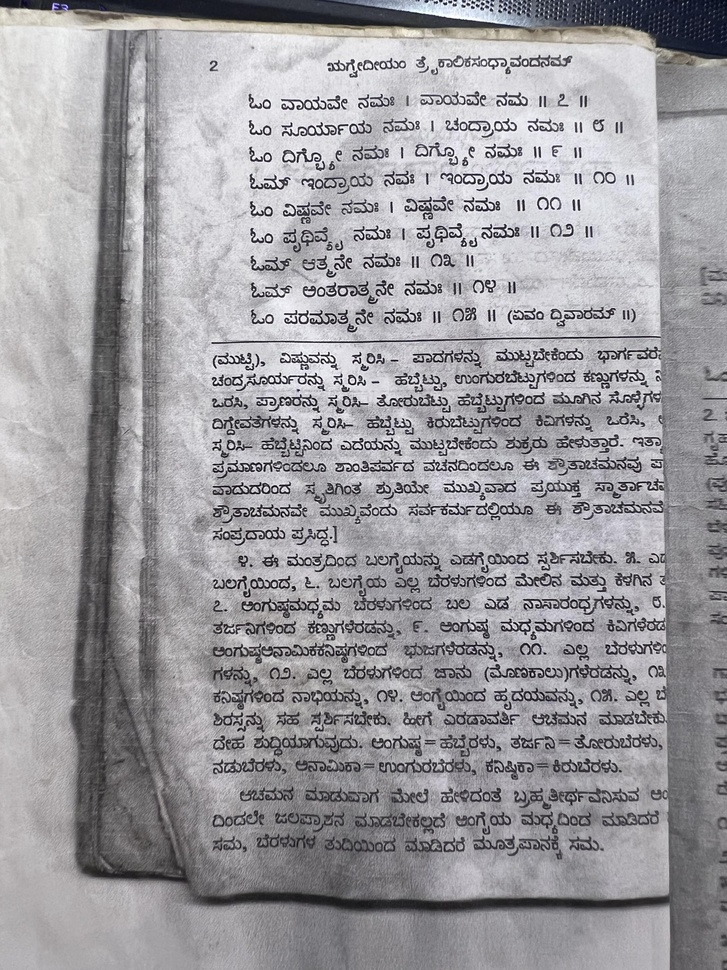
#> input picture kannada.jpg, 727 x 970 px, shrunk from 3024 x 4032 before the run
$ python ellipse_multiple.py
#> lines starting #> are read from the running program, lines starting #| are printed output that depends on the picture; after the words box and inside, x2 and y2 are one past the last pixel; in counts of white or black regions, pixels touching at a corner belong together
from sklearn.cluster import DBSCAN
import numpy as np
import cv2

def preprocess_image(image):
    # Convert image to grayscale
    gray = cv2.cvtColor(image, cv2.COLOR_BGR2GRAY)
    # Apply Gaussian blur to reduce noise
    blurred = cv2.GaussianBlur(gray, (5, 5), 0)
    # Apply adaptive thresholding to prepare for contour detection
    preprocessed_image = cv2.adaptiveThreshold(blurred, 255, cv2.ADAPTIVE_THRESH_GAUSSIAN_C,
                                               cv2.THRESH_BINARY_INV, 21, 20)
    return preprocessed_image

def get_text_bounding_boxes(preprocessed_image):
    # Find contours in the image
    contours, _ = cv2.findContours(preprocessed_image, cv2.RETR_EXTERNAL, cv2.CHAIN_APPROX_SIMPLE)
    # Calculate bounding boxes for each contour
    bounding_boxes = [cv2.boundingRect(cnt) for cnt in contours]
    return bounding_boxes

def find_ellipses_for_clusters(points):
    # Run DBSCAN clustering algorithm
    clustering = DBSCAN(eps=70, min_samples=5).fit(points)
    labels = clustering.labels_

    ellipses = []  # To store the ellipses for each cluster

    # Iterate through each cluster label except for noise (label == -1)
    for label in np.unique(labels[labels >= 0]):
        # Find points in this cluster
        cluster_points = points[labels == label]

        # Compute the minimum enclosing ellipse
        if cluster_points.shape[0] >= 5:  # cv2.fitEllipse requires at least 5 points
            formatted_points = np.array(cluster_points, dtype=np.float32)
            ellipse = cv2.fitEllipse(np.array(formatted_points))
            ellipses.append(ellipse)

    return ellipses

# Main processing pipeline
image_path = 'kannada.jpg'  # Replace with your image path
original_image = cv2.imread(image_path)
#> original_image is the input picture: shape (970, 727, 3); mean B, G, R 159.8, 155.8, 157.2
processed_image = preprocess_image(original_image)
#> in preprocess_image, `preprocessed_image = cv2.adaptiveThreshold(blurred, 255, cv2.ADAPTIVE_..`:
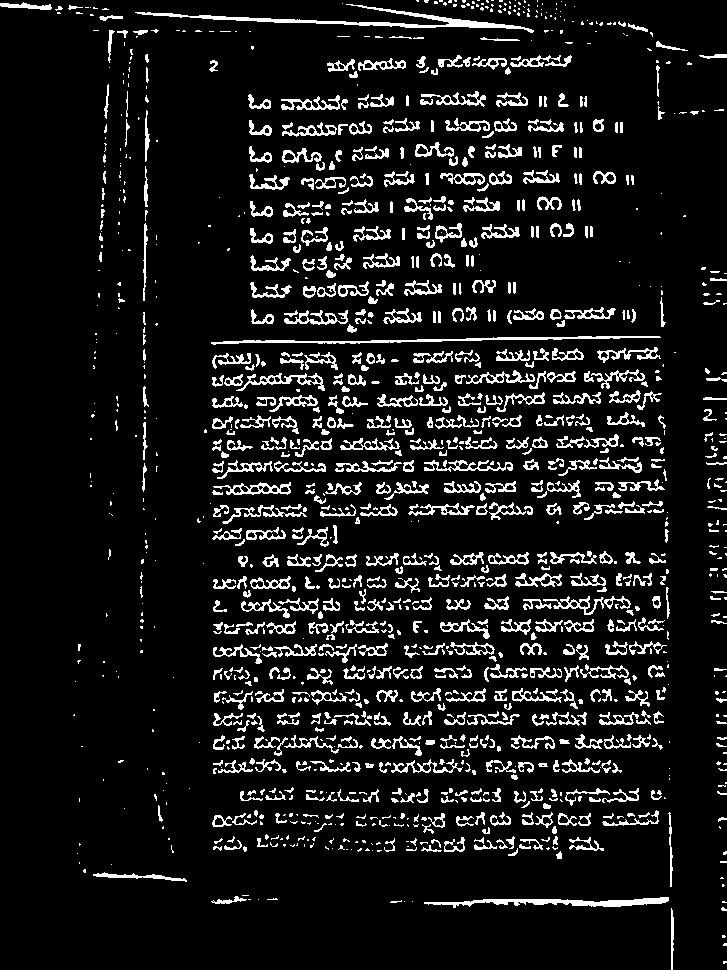
#> preprocessed_image: shape (970, 727); 9.7% white in thin lines or dots
bounding_boxes = get_text_bounding_boxes(processed_image)
#> in get_text_bounding_boxes, `contours, _ = cv2.findContours(preprocessed_image, cv2.RETR_EXTERNAL, ..`: contours = 1347 contours, 835 with area under 20; largest, box (x1, y1, x2, y2) and area: (135, 4, 534, 33) 1276, (424, 897, 669, 908) 916, (211, 336, 661, 345) 706, (213, 482, 291, 495) 488, (236, 373, 325, 391) 419
#> in get_text_bounding_boxes, `bounding_boxes = [cv2.boundingRect(cnt) for cnt in contours]`: bounding_boxes = 1347 items, first 6: (723, 961, 4, 3), (723, 943, 4, 3), (722, 935, 4, 3), (671, 908, 3, 62), (721, 907, 6, 4), (722, 901, 5, 2)

# Central points of bounding boxes (x+w/2, y+h/2)
central_points = np.array([[x + w / 2, y + h / 2] for x, y, w, h in bounding_boxes])
#> central_points = 1347 pairs, first value 26 to 726, second value 0.5 to 962.5

# Find all possible ellipses in the image covering text clusters
ellipses = find_ellipses_for_clusters(central_points)
#> in find_ellipses_for_clusters, `labels = clustering.labels_`: labels = 1347 values from 0 to 0
#> the loop in find_ellipses_for_clusters, `for label in np.unique(labels[labels >= 0]):` made 1 pass
#> ellipse on pass 1: ((405.6, 431.6), (637.6, 850.3), 170.8)
#> after the loop in find_ellipses_for_clusters, `for label in np.unique(labels[labels >= 0]):`: ellipses = [((405.6, 431.6), (637.6, 850.3), 170.8)]
#> ellipses = [((405.6, 431.6), (637.6, 850.3), 170.8)]

# Draw these ellipses on the image
annotated_image = original_image.copy()
for ellipse in ellipses:
    cv2.ellipse(annotated_image, ellipse, (0, 255, 0), 2)
#> this loop made 1 pass
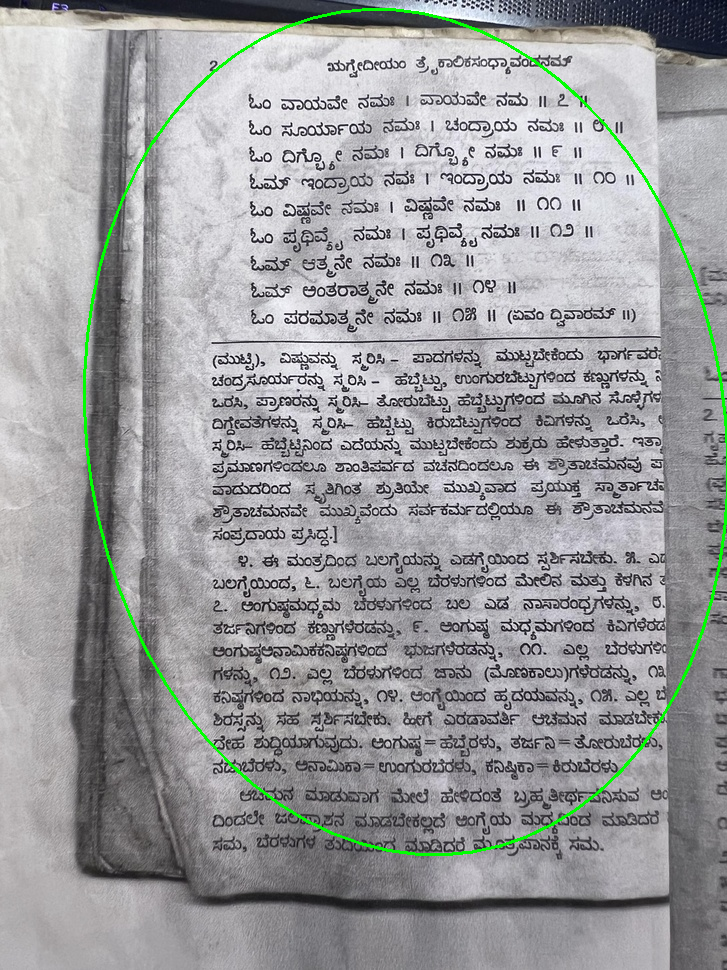
#> annotated_image: shape (970, 727, 3); 0.97% of pixels changed, all inside (x1, y1, x2, y2) = (83, 8, 727, 856)

# Save or display the image with ellipses
output_image_path = 'multiple_ellipse.jpg'  # Replace with your desired save path
cv2.imwrite(output_image_path, annotated_image)
